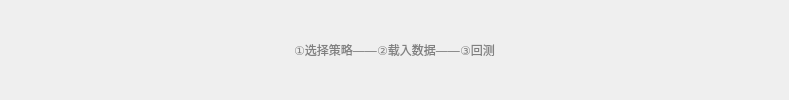
               <widget class="QWidget" name="widget_5" native="true">
                <property name="sizePolicy">
                 <sizepolicy hsizetype="MinimumExpanding" vsizetype="Preferred">
                  <horstretch>0</horstretch>
                  <verstretch>0</verstretch>
                 </sizepolicy>
                </property>
                <property name="minimumSize">
                 <size>
                  <width>100</width>
                  <height>20</height>
                 </size>
                </property>
                <property name="maximumSize">
                 <size>
                  <width>16777215</width>
                  <height>200</height>
                 </size>
                </property>
                <property name="sizeIncrement">
                 <size>
                  <width>0</width>
                  <height>20</height>
                 </size>
                </property>
                <layout class="QHBoxLayout" name="horizontalLayout_12">
                 <property name="spacing">
                  <number>0</number>
                 </property>
                 <property name="leftMargin">
                  <number>0</number>
                 </property>
                 <property name="topMargin">
                  <number>0</number>
                 </property>
                 <property name="rightMargin">
                  <number>0</number>
                 </property>
                 <property name="bottomMargin">
                  <number>0</number>
                 </property>
                 <item>
                  <spacer name="horizontalSpacer_5">
                   <property name="orientation">
                    <enum>Qt::Horizontal</enum>
                   </property>
                   <property name="sizeHint" stdset="0">
                    <size>
                     <width>147</width>
                     <height>20</height>
                    </size>
                   </property>
                  </spacer>
                 </item>
                 <item>
                  <spacer name="horizontalSpacer_3">
                   <property name="orientation">
                    <enum>Qt::Horizontal</enum>
                   </property>
                   <property name="sizeHint" stdset="0">
                    <size>
                     <width>147</width>
                     <height>20</height>
                    </size>
                   </property>
                  </spacer>
                 </item>
                 <item alignment="Qt::AlignHCenter|Qt::AlignVCenter">
                  <widget class="QLabel" name="stage1_label">
                   <property name="sizePolicy">
                    <sizepolicy hsizetype="Expanding" vsizetype="Preferred">
                     <horstretch>0</horstretch>
                     <verstretch>0</verstretch>
                    </sizepolicy>
                   </property>
                   <property name="minimumSize">
                    <size>
                     <width>0</width>
                     <height>20</height>
                    </size>
                   </property>
                   <property name="maximumSize">
                    <size>
                     <width>16777215</width>
                     <height>20</height>
                    </size>
                   </property>
                   <property name="sizeIncrement">
                    <size>
                     <width>0</width>
                     <height>20</height>
                    </size>
                   </property>
                   <property name="styleSheet">
                    <string notr="true">color:gray;</string>
                   </property>
                   <property name="text">
                    <string>①选择策略——</string>
                   </property>
                  </widget>
                 </item>
                 <item alignment="Qt::AlignHCenter|Qt::AlignVCenter">
                  <widget class="QLabel" name="stage2_label">
                   <property name="sizePolicy">
                    <sizepolicy hsizetype="Expanding" vsizetype="Preferred">
                     <horstretch>0</horstretch>
                     <verstretch>0</verstretch>
                    </sizepolicy>
                   </property>
                   <property name="styleSheet">
                    <string notr="true">color:gray;</string>
                   </property>
                   <property name="text">
                    <string>②载入数据——</string>
                   </property>
                  </widget>
                 </item>
                 <item alignment="Qt::AlignHCenter|Qt::AlignVCenter">
                  <widget class="QLabel" name="stage3_label">
                   <property name="sizePolicy">
                    <sizepolicy hsizetype="Expanding" vsizetype="Preferred">
                     <horstretch>0</horstretch>
                     <verstretch>0</verstretch>
                    </sizepolicy>
                   </property>
                   <property name="styleSheet">
                    <string notr="true">color:gray;</string>
                   </property>
                   <property name="text">
                    <string>③回测</string>
                   </property>
                  </widget>
                 </item>
                 <item>
                  <spacer name="horizontalSpacer_4">
                   <property name="orientation">
                    <enum>Qt::Horizontal</enum>
                   </property>
                   <property name="sizeHint" stdset="0">
                    <size>
                     <width>147</width>
                     <height>20</height>
                    </size>
                   </property>
                  </spacer>
                 </item>
                 <item>
                  <spacer name="horizontalSpacer_6">
                   <property name="orientation">
                    <enum>Qt::Horizontal</enum>
                   </property>
                   <property name="sizeHint" stdset="0">
                    <size>
                     <width>147</width>
                     <height>20</height>
                    </size>
                   </property>
                  </spacer>
                 </item>
                </layout>
               </widget>
